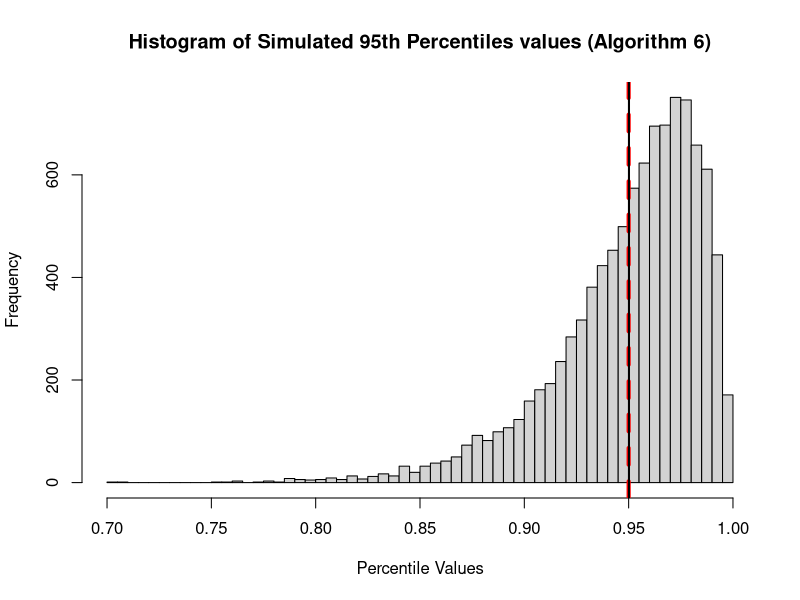
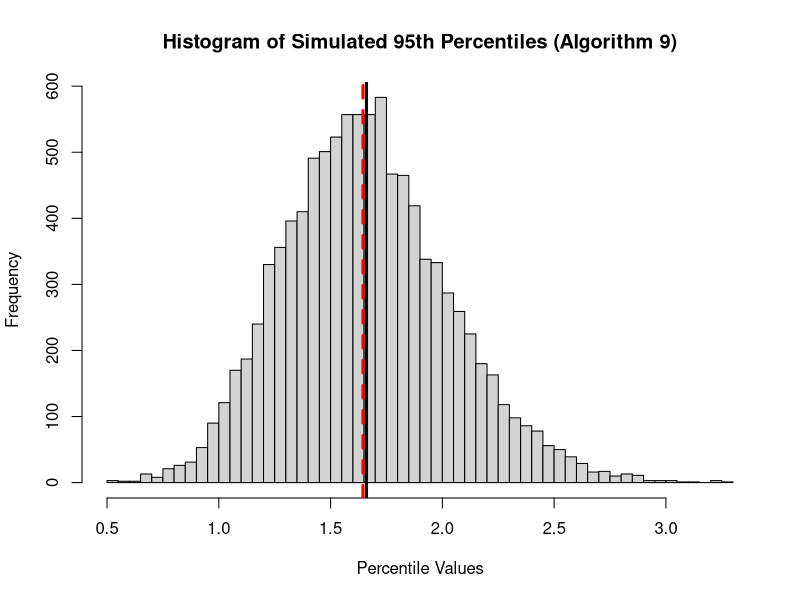
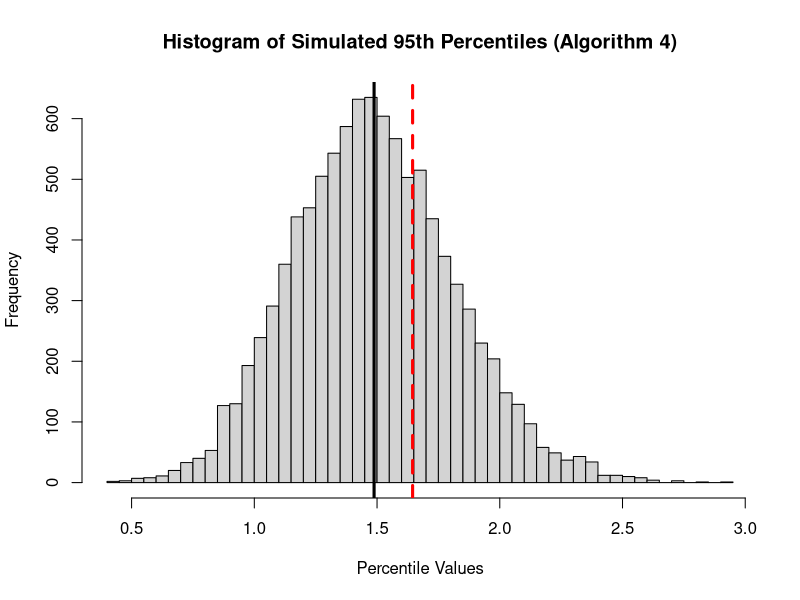
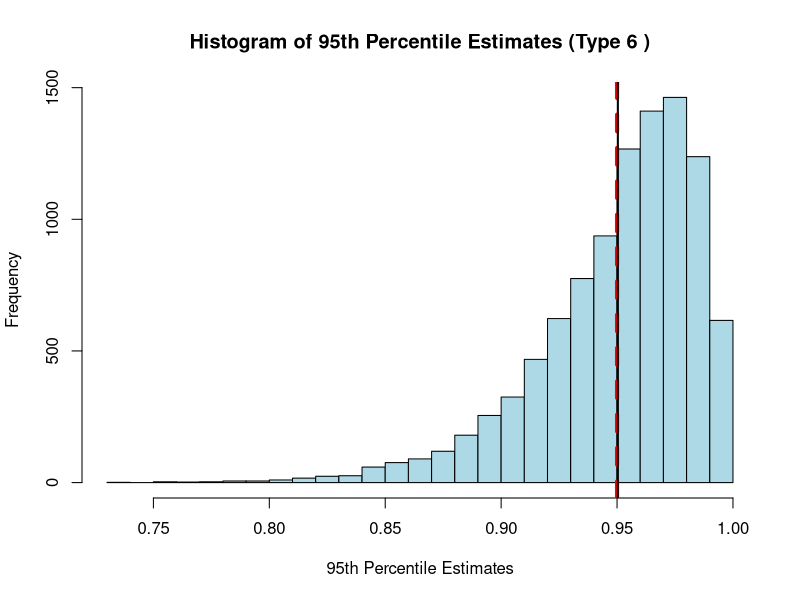
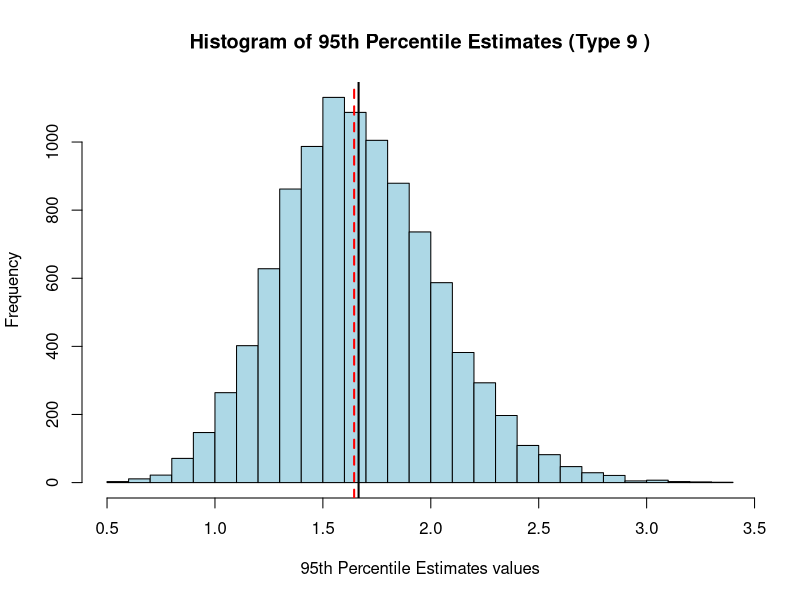
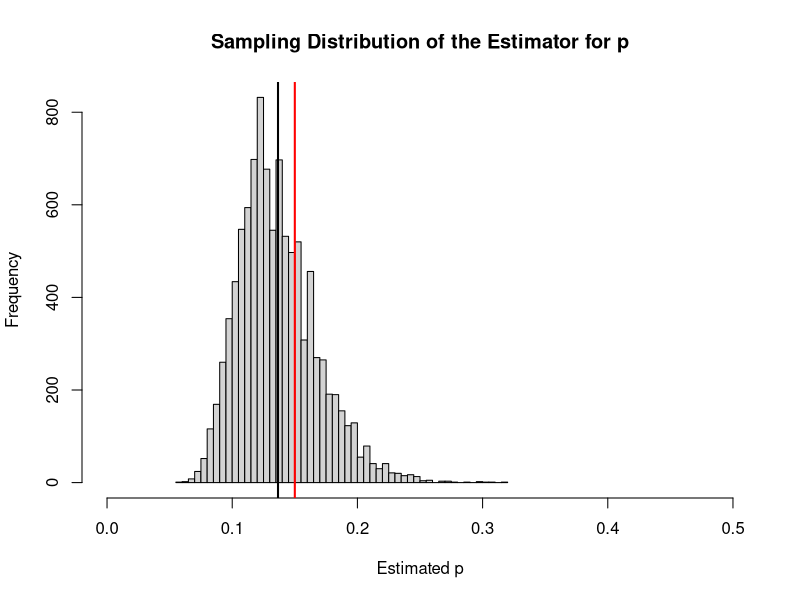
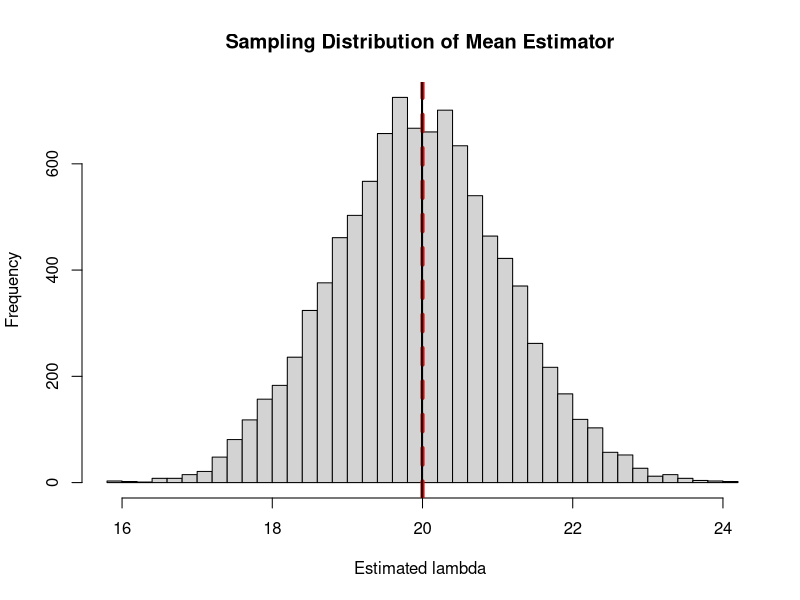
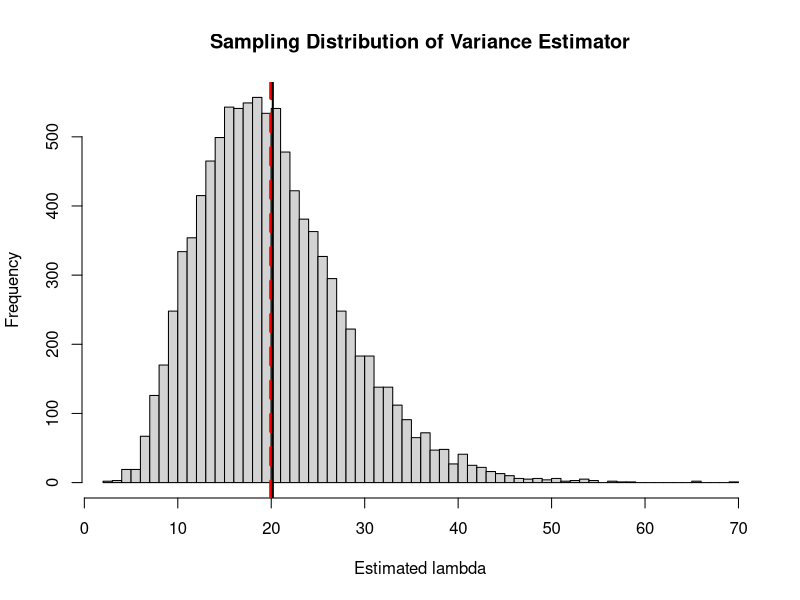

R code for these plots, in order:
## ---- chunk 1
knitr::opts_chunk$set(echo=T,eval=T,message=F,warning=F,fig.align='center')
library(tidyverse)
?quantile

## ---- chunk 2
set.seed(42)
n_samples <- 30
num_simulations <- 10000
quantile_index <- 0.95

# Generate random samples from U(0, 1)
samples <- matrix(runif(num_simulations * n_samples), ncol = n_samples)

# True 95th percentile of U(0, 1)
true_percentile <- quantile_index

# Quantile algorithms 4 through 9
quantile_algorithms <- 4:9
absolute_biases <- numeric(length(quantile_algorithms))

for (i in seq_along(quantile_algorithms)) {
  algorithm <- quantile_algorithms[i]
  estimated_percentiles <- apply(samples, 1, quantile, probs = quantile_index, type = algorithm)
  
  absolute_bias <- mean(abs(estimated_percentiles - true_percentile))
 
  absolute_biases[i] <- absolute_bias
}

absolute_biases

# Find the algorithm with the smallest absolute bias
min_bias_index <- which.min(absolute_biases)
best_algorithm <- quantile_algorithms[min_bias_index]

cat(sprintf("Quantile algorithm %d has the smallest absolute bias: %f\n", best_algorithm, absolute_biases[min_bias_index]))
## ---- chunk 3
set.seed(42)
n_samples <- 30
num_simulations <- 10000
quantile_index <- 0.95

# Generate random samples from U(0, 1)
samples <- matrix(runif(num_simulations * n_samples), ncol = n_samples)

# True 95th percentile of U(0, 1)
true_percentile <- qunif(quantile_index)
true_percentile
# Quantile algorithms 4 through 9
quantile_algorithms <- 4:9
absolute_biases <- numeric(length(quantile_algorithms))
mean_percentiles <- numeric(length(quantile_algorithms))

for (i in seq_along(quantile_algorithms)) {
  algorithm <- quantile_algorithms[i]
  estimated_percentiles <- apply(samples, 1, quantile, probs = quantile_index, type = algorithm)
  mean_percentile <- mean(estimated_percentiles)
  absolute_bias <- mean(abs(estimated_percentiles - true_percentile))
  
  mean_percentiles[i] <- mean_percentile
  absolute_biases[i] <- absolute_bias
  
  cat(sprintf("Algorithm %d: Mean Percentile = %f, Absolute Bias = %f\n", algorithm, mean_percentile, absolute_bias))
}


# Find the algorithm with the smallest absolute bias
min_bias_index <- which.min(absolute_biases)
best_algorithm <- quantile_algorithms[min_bias_index]

cat(sprintf("Quantile algorithm %d has the smallest absolute bias: %f\n", best_algorithm, absolute_biases[min_bias_index]))

# Plot the histogram of the simulated distributions of percentiles for the best algorithm
best_algorithm <- quantile_algorithms[which.min(absolute_biases)]
best_percentiles <- apply(samples, 1, quantile, probs = quantile_index, type = best_algorithm)
best_percentiles
hist(best_percentiles, breaks = 50, main = sprintf("Histogram of Simulated 95th Percentiles values (Algorithm %d)", best_algorithm), xlab = "Percentile Values")
abline(v = true_percentile, col = "red", lty=2, lwd = 4)
#abline(v = mean(quantile_estimates[, best_algorithm]), col = "black", lwd = 2)
abline(v = mean(best_percentiles), col = "black", lwd = 2)

## ---- chunk 4
set.seed(42)
n_samples <- 30
num_simulations <- 10000
quantile_index <- 0.95

# Generate random samples from U(0, 1)
samples <- matrix(runif(num_simulations * n_samples), ncol = n_samples)

# Quantile algorithms 4 through 9
quantile_algorithms <- 4:9
variances <- numeric(length(quantile_algorithms))

for (i in seq_along(quantile_algorithms)) {
  algorithm <- quantile_algorithms[i]
  estimated_percentiles <- apply(samples, 1, quantile, probs = quantile_index, type = algorithm)
  variances[i] <- var(estimated_percentiles)
  
  cat(sprintf("Algorithm %d: Variance = %f\n", algorithm, variances[i]))
}

# Find the algorithm with the smallest variance
min_variance_index <- which.min(variances)
best_algorithm_variance <- quantile_algorithms[min_variance_index]

cat(sprintf("Quantile algorithm %d has the smallest variance: %f\n", best_algorithm_variance, variances[min_variance_index]))

## ---- chunk 5
#mean, bias, variances
set.seed(42)
n_samples <- 30
num_simulations <- 10000
quantile_index <- 0.95

# Generate random samples from Normal(0, 1)
samples <- matrix(rnorm(num_simulations * n_samples), ncol = n_samples)

# True 95th percentile of N(0, 1)
true_percentile <- qnorm(quantile_index)

# Quantile algorithms 4 through 9
quantile_algorithms <- 4:9
absolute_biases <- numeric(length(quantile_algorithms))
mean_percentiles <- numeric(length(quantile_algorithms))
variances <- numeric(length(quantile_algorithms))

for (i in seq_along(quantile_algorithms)) {
  algorithm <- quantile_algorithms[i]
  estimated_percentiles <- apply(samples, 1, quantile, probs = quantile_index, type = algorithm)
  mean_percentile <- mean(estimated_percentiles)
  absolute_bias <- mean(abs(estimated_percentiles - true_percentile))
  
  mean_percentiles[i] <- mean_percentile
  absolute_biases[i] <- absolute_bias
  variances[i] <- var(estimated_percentiles)
  
  cat(sprintf("Algorithm %d: Mean Percentile = %f, Absolute Bias = %f\n", algorithm,   mean_percentile, absolute_bias))
cat(sprintf("Algorithm %d: Variance = %f\n", algorithm, variances[i]))
}
# Find the algorithm with the smallest absolute bias
min_bias_index <- which.min(absolute_biases)
best_algorithm <- quantile_algorithms[min_bias_index]

cat(sprintf("Quantile algorithm %d has the smallest absolute bias: %f\n", best_algorithm, absolute_biases[min_bias_index]))

# Find the algorithm with the smallest variance
min_variance_index <- which.min(variances)
best_algorithm_variance <- quantile_algorithms[min_variance_index]

cat(sprintf("Quantile algorithm %d has the smallest variance: %f\n", best_algorithm_variance, variances[min_variance_index]))



# Plot the histogram of the simulated distributions of percentiles for the best algorithm
best_algorithm <- quantile_algorithms[which.min(absolute_biases)]
best_percentiles <- apply(samples, 1, quantile, probs = quantile_index, type = best_algorithm)

hist(best_percentiles, breaks = 50, main = sprintf("Histogram of Simulated 95th Percentiles (Algorithm %d)", best_algorithm), xlab = "Percentile Values")
abline(v=mean_percentile, lwd=3)
abline(v=true_percentile, col="red", lty=2, lwd=3)



## ---- chunk 6
#samo varianci
#set.seed(42)
n_samples <- 30
num_simulations <- 10000
quantile_index <- 0.95

# Generate random samples from N(0, 1)
samples <- matrix(rnorm(num_simulations * n_samples), ncol = n_samples)

# Quantile algorithms 4 through 9
quantile_algorithms <- 4:9
variances <- numeric(length(quantile_algorithms))

for (i in seq_along(quantile_algorithms)) {
  algorithm <- quantile_algorithms[i]
  estimated_percentiles <- apply(samples, 1, quantile, probs = quantile_index, type = algorithm)
  variances[i] <- var(estimated_percentiles)
  
  cat(sprintf("Algorithm %d: Variance = %f\n", algorithm, variances[i]))
}

# Find the algorithm with the smallest variance
min_variance_index <- which.min(variances)
best_algorithm_variance <- quantile_algorithms[min_variance_index]

cat(sprintf("Quantile algorithm %d has the smallest variance: %f\n", best_algorithm_variance, variances[min_variance_index]))

## ---- chunk 7
#poedini algoritmi  nesto ne e vo red?
set.seed(42)
n_samples <- 30
num_simulations <- 10000
quantile_index <- 0.95

# Generate random samples from Normal(0, 1)
samples <- matrix(rnorm(num_simulations * n_samples), ncol = n_samples)

# True 95th percentile of N(0, 1)
true_percentile <- qnorm(quantile_index)
# Quantile algorithms 4 through 9
# quantile_algorithms <- 4:9
quantile_algorithms <- 4
absolute_biases <- numeric(length(quantile_algorithms))
mean_percentiles <- numeric(length(quantile_algorithms))
variances <- numeric(length(quantile_algorithms))

for (i in seq_along(quantile_algorithms)) {
  algorithm <- quantile_algorithms[i]
  estimated_percentiles <- apply(samples, 1, quantile, probs = quantile_index, type = algorithm)
  mean_percentile <- mean(estimated_percentiles)
  absolute_bias <- mean(abs(estimated_percentiles - true_percentile))
  
  mean_percentiles[i] <- mean_percentile
  absolute_biases[i] <- absolute_bias
  variances[i] <- var(estimated_percentiles)
  cat(sprintf("Algorithm %d: Mean Percentile = %f, Absolute Bias = %f\n", algorithm,  mean_percentile, absolute_bias))
cat(sprintf("Algorithm %d: Variance = %f\n", algorithm, variances[i]))
}
# Find the algorithm with the smallest absolute bias
min_bias_index <- which.min(absolute_biases)
best_algorithm <- quantile_algorithms[min_bias_index]

cat(sprintf("Quantile algorithm %d has the smallest absolute bias: %f\n", best_algorithm, absolute_biases[min_bias_index]))

# Find the algorithm with the smallest variance
min_variance_index <- which.min(variances)
best_algorithm_variance <- quantile_algorithms[min_variance_index]

cat(sprintf("Quantile algorithm %d has the smallest variance: %f\n", best_algorithm_variance, variances[min_variance_index]))

# Plot the histogram of the simulated distributions of percentiles for the best algorithm
best_algorithm <- quantile_algorithms[which.min(absolute_biases)]
best_percentiles <- apply(samples, 1, quantile, probs = quantile_index, type = best_algorithm)

hist(best_percentiles, breaks = 50, main = sprintf("Histogram of Simulated 95th Percentiles (Algorithm %d)", best_algorithm), xlab = "Percentile Values")
abline(v=mean_percentile, lwd=3)
abline(v=true_percentile, col="red", lty=2, lwd=3)


## ---- chunk 8
qnorm(0.95,0,1)
## ---- chunk 9
# Parameters
n <- 30                  # Sample size
true_quantile <- 0.95    # True quantile we're estimating
num_simulations <- 10000 # Number of simulations

# Storage for quantile estimates for each algorithm (types 4 to 9)
quantile_estimates <- matrix(NA, nrow = num_simulations, ncol = 6)

# Run Monte Carlo simulations
set.seed(42)  # For reproducibility
for (i in 1:num_simulations) {
  # Generate a random sample of n from Uniform[0, 1]
  sample_data <- runif(n, min = 0, max = 1)
  
  # Calculate 95th percentile for each quantile algorithm (types 4 to 9)
  quantile_estimates[i, ] <- sapply(4:9, function(type) quantile(sample_data, probs = true_quantile, type = type))
}

# Step 1: Calculate the true 95th percentile for Uniform[0,1]
true_value <- qunif(true_quantile, min = 0, max = 1)

# Step 2: Calculate Absolute Bias and Variance for each algorithm
bias <- colMeans(quantile_estimates) - true_value
abs_bias <- abs(bias)
variances <- apply(quantile_estimates, 2, var)

# Identify the best algorithm based on minimum absolute bias and minimum variance
best_abs_bias_algorithm <- which.min(abs_bias) + 3  # Offset by 3 to map to types 4 to 9
best_variance_algorithm <- which.min(variances) + 3 # Offset by 3 to map to types 4 to 9

# Print results
cat("quantile_estimates:",colMeans(quantile_estimates) , "\n")
cat("Absolute Biases:", abs_bias, "\n")
cat("Variances:", variances, "\n")
cat("Best algorithm by absolute bias: Type", best_abs_bias_algorithm, "\n")
cat("Best algorithm by variance: Type", best_variance_algorithm, "\n")

# Step 3: Plot histogram for the best algorithm based on absolute bias or variance
# Here, let's assume we're focusing on the best algorithm by absolute bias
best_algorithm <- best_abs_bias_algorithm - 3  # Adjust index for zero-indexed R columns
hist(quantile_estimates[, best_algorithm], breaks = 30, col = "lightblue", 
     main = paste("Histogram of 95th Percentile Estimates (Type", best_abs_bias_algorithm, ")"),
     xlab = "95th Percentile Estimates")
abline(v = true_value, col = "red", lty=2, lwd = 4)
abline(v = mean(quantile_estimates[, best_algorithm]), col = "black", lwd = 2)

## ---- chunk 10
# Parameters
n <- 30                  # Sample size
true_quantile <- 0.95    # True quantile we're estimating
num_simulations <- 10000 # Number of simulations

# Storage for quantile estimates for each algorithm (types 4 to 9)
quantile_estimates <- matrix(NA, nrow = num_simulations, ncol = 6)

# Run Monte Carlo simulations
set.seed(42)  # For reproducibility
for (i in 1:num_simulations) {
  # Generate a random sample of n from N(0, 1)
  sample_data <- rnorm(n, mean = 0, sd = 1)
  
  # Calculate 95th percentile for each quantile algorithm (types 4 to 9)
  quantile_estimates[i, ] <- sapply(4:9, function(type) quantile(sample_data, probs = true_quantile, type = type))
}

# Step 1: Calculate the true 95th percentile for N(0, 1)
true_value <- qnorm(true_quantile, mean = 0, sd = 1)
true_value
# Step 2: Calculate Absolute Bias and Variance for each algorithm
bias <- colMeans(quantile_estimates - true_value)
bias1 <- colMeans(quantile_estimates) - true_value
allmaens <-colMeans(quantile_estimates)
allmaens
abs_bias <- abs(bias)
variances <- apply(quantile_estimates, 2, var)
# Identify the best algorithm based on minimum absolute bias and minimum variance
best_abs_bias_algorithm <- which.min(abs_bias) + 3  # Offset by 3 to map to types 4 to 9
best_variance_algorithm <- which.min(variances) + 3 # Offset by 3 to map to types 4 to 9

# Print results
cat("Absolute Biases:", abs_bias, "\n")
cat("Variances:", variances, "\n")
cat("Best algorithm by absolute bias: Type", best_abs_bias_algorithm, "\n")
cat("Best algorithm by variance: Type", best_variance_algorithm, "\n")

# Step 3: Plot histogram for the best algorithm based on absolute bias or variance
# Here, let's assume we're focusing on the best algorithm by absolute bias
best_algorithm <- best_abs_bias_algorithm - 3  # Adjust index for zero-indexed R columns
hist(quantile_estimates[, best_algorithm], breaks = 30, col = "lightblue", 
     main = paste("Histogram of 95th Percentile Estimates (Type", best_abs_bias_algorithm, ")"),
     xlab = "95th Percentile Estimates values")
abline(v = true_value, col = "red", lty=2,lwd = 2)
abline(v = mean(quantile_estimates[, best_algorithm]), col = "black", lwd = 2)

## ---- chunk 11
set.seed(42)
n_samples <- 13
num_simulations <- 10000
true_p <- 0.15

# Function to generate a random sample from Geometric(p) and estimate p
estimate_p <- function(p, n) {
  samples <- rgeom(n, p) + 1  # rgeom generates the number of failures before the first success
  sample_mean <- mean(samples)
  estimated_p <- 1 / (sample_mean + 1)
  return(estimated_p)
}

# Generate estimates of p
estimates <- replicate(num_simulations, estimate_p(true_p, n_samples))
mean(estimates)
# Plot the histogram
hist(estimates, breaks = 50, main = "Sampling Distribution of the Estimator for p", xlab = "Estimated p", xlim = c(0, 0.5))
abline(v = true_p, col = "red", lwd = 2)
abline(v = mean(estimates), col = "black", lwd = 2)
## ---- chunk 12
set.seed(42)
n_samples <- 13
num_simulations <- 10000
true_p <- 0.15

# Function to generate a random sample from Geometric(p) and estimate p
estimate_p <- function(p, n) {
  samples <- rgeom(n, p) # rgeom generates the number of failures before the first success
  sample_mean <- mean(samples)
  estimated_p <- 1 / (sample_mean + 1)
  return(estimated_p)
}

# Generate estimates of p
estimates <- replicate(num_simulations, estimate_p(true_p, n_samples))

# Calculate the mean of the estimated p values
mean_estimated_p <- mean(estimates)

# Calculate the bias
bias <- mean_estimated_p - true_p

cat(sprintf("True p: %f\n", true_p))
cat(sprintf("Mean of estimated p: %f\n", mean_estimated_p))
cat(sprintf("Bias of the estimator: %f\n", bias))

## ---- chunk 13
set.seed(42)
n_samples <- 15
num_simulations <- 10000
lambda <- 20

# Function to generate a sample from Poisson(lambda) and calculate the sample mean
estimate_lambda_mean <- function(lambda, n) {
  samples <- rpois(n, lambda)
  sample_mean <- mean(samples)
  return(sample_mean)
}

# Generate estimates of lambda using the sample mean
estimates_mean <- replicate(num_simulations, estimate_lambda_mean(lambda, n_samples))
#estimates_mean
mean1<-mean(estimates_mean)

# Plot the histograms

hist(estimates_mean, breaks = 50, main = "Sampling Distribution of Mean Estimator", xlab = "Estimated lambda", xlim = c(min(estimates_mean), max(estimates_mean)))
abline(v = lambda, col = "red", lty=2,lwd = 4)
abline(v = mean1, col = "black", lwd = 2)

cat(sprintf("True lambda: %f\n", lambda))
cat(sprintf("Mean of estimated lambdas using mean: %f\n", mean1))
cat(sprintf("Variance of estimated lambdas using mean: %f\n", var(estimates_mean)))

## ---- chunk 14
set.seed(42)
n_samples <- 15
num_simulations <- 10000
lambda <- 20


# Function to generate a sample from Poisson(lambda) and calculate the sample variance
estimate_lambda_variance <- function(lambda, n) {
  samples <- rpois(n, lambda)
  sample_variance <- var(samples)
  return(sample_variance)
}

# Generate estimates of lambda using the sample variance
estimates_variance <- replicate(num_simulations, estimate_lambda_variance(lambda, n_samples))
#estimates_variance
mean2=mean(estimates_variance)
var2=var(estimates_variance)
# Plot the histograms

hist(estimates_variance, breaks = 50, main = "Sampling Distribution of Variance Estimator", xlab = "Estimated lambda", xlim = c(min(estimates_variance), max(estimates_variance)))
abline(v = lambda, col = "red",lty=2, lwd = 4)
abline(v = mean2, col = "black", lwd = 2)


cat(sprintf("True lambda: %f\n", lambda))
cat(sprintf("Mean of estimated lambdas using variance: %f\n", mean(estimates_variance)))
# los rezultat
cat(sprintf("Variance of estimated lambdas using variance: %f\n", var(estimates_variance)))

## ---- chunk 15
set.seed(42)
n_samples <- 15
num_simulations <- 10000
lambda <- 20

# Function to generate a sample from Poisson(lambda) and calculate the combined estimator
estimate_combined <- function(lambda, n) {
  samples <- rpois(n, lambda)
  sample_mean <- mean(samples)
  sample_variance <- var(samples)
  combined_estimator <- 0.5 * sample_mean + 0.5 * sample_variance
  return(combined_estimator)
}

# Generate estimates of lambda using the combined estimator
estimates_combined <- replicate(num_simulations, estimate_combined(lambda, n_samples))
mean1
# Plot the histogram
hist(estimates_combined, breaks = 50, main = "Sampling Distribution of Combined Estimator", xlab = "Estimated lambda")
abline(v = lambda, col = "red", lty=2,lwd = 4)
abline(v = mean(estimates_combined), col = "black", lwd = 2)

cat(sprintf("True lambda: %f\n", lambda))
cat(sprintf("Mean of combined estimator: %f\n", mean(estimates_combined)))
cat(sprintf("Variance of combined estimator: %f\n", var(estimates_combined)))

## ---- chunk 16
# Set parameters
n <- 15                # Sample size
lambda_poisson <- 20   # Poisson lambda parameter
num_simulations <- 10000  # Number of simulations

# Step 1: Monte Carlo Simulations
# Generate samples from Poisson(lambda = 20) distribution
#set.seed(42)
samples <- replicate(num_simulations, rpois(n, lambda = lambda_poisson))

# Calculate sample means (X_bar) and sample variances (S^2) for each sample
sample_means <- apply(samples, 2, mean)
sample_variances <- apply(samples, 2, var)

# Step 2: Plot histograms for X_bar and S^2
par(mfrow = c(1, 2))

# Histogram for X_bar
hist(sample_means, breaks = 30, col = "skyblue", border = "black",
     main = "Sampling Distribution of Sample Mean (X̄)",
     xlab = "Sample Mean (X̄)", ylab = "Frequency")
     abline(v = lambda_poisson, col = "red", lty=2,lwd = 4)
     abline(v = mean(sample_means), col = "black", lwd = 2)
# Histogram for S^2
hist(sample_variances, breaks = 30, col = "salmon", border = "black",
     main = "Sampling Distribution of Sample Variance (S²)",
     xlab = "Sample Variance (S²)", ylab = "Frequency")
     abline(v = lambda_poisson, col = "red", lty=2,lwd = 4)
     abline(v = mean(sample_variances), col = "black", lwd = 2)
# Step 3: Calculate variances of X̄ and S²
mean_X_bar<-mean(sample_means)
var_X_bar <- var(sample_means)
mean_S_squared<-mean(sample_variances)
var_S_squared <- var(sample_variances)

# Step 4: Combined Estimator a*X̄ + b*S²
# Using weights a = 0.5 and b = 0.5
a <- 0.5
b <- 0.5
combined_estimator <- a * sample_means + b * sample_variances
mean_combined <- mean(combined_estimator)
var_combined <- var(combined_estimator)

# Print results
cat("Mean of X̄:", mean_X_bar, "\n")
cat("Variance of X̄:", var_X_bar, "\n")
cat("Mean of S²:", mean_S_squared, "\n")
cat("Variance of S²:", var_S_squared, "\n")
cat("Mean of Combined Estimator (0.5*X̄ + 0.5*S²):", mean_combined, "\n")
cat("Variance of Combined Estimator (0.5*X̄ + 0.5*S²):", var_combined, "\n")
